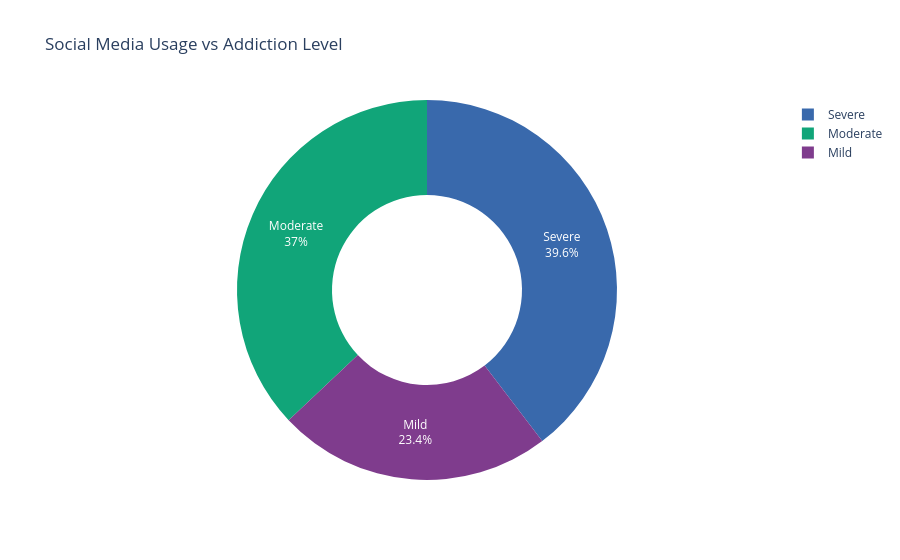

Notebook code cell kept with this figure:
### Code cell
#calcualtion and visuaisation of social media usage vs addiction level
social_media_analysis = (
    df.groupby("addiction_level")["social_media_hours"]
    .mean()
    .reset_index()
)
fig = px.pie(
    social_media_analysis,
    names="addiction_level",
    values="social_media_hours",
    title="Social Media Usage vs Addiction Level",
    hole=0.5,
    color="addiction_level",
    color_discrete_sequence=px.colors.qualitative.Bold
)

fig.update_traces(
    textinfo="percent+label",
    hovertemplate="<b>%{label}</b><br>Average Social Media Hours: %{value:.2f}<br>Percentage: %{percent}"
)

fig.show()

### Figure 1 — Plotly figure (JSON) as saved in the notebook; plotly's stock layout.template omitted (floating-point values rounded to 4 significant figures)
{"data": [{"customdata": [["Mild"], ["Moderate"], ["Severe"]], "domain": {"x": [0, 1], "y": [0, 1]}, "hole": 0.5, "hovertemplate": "<b>%{label}</b><br>Average Social Media Hours: %{value:.2f}<br>Percentage: %{percent}", "labels": ["Mild", "Moderate", "Severe"], "legendgroup": "", "marker": {"colors": ["rgb(127, 60, 141)", "rgb(17, 165, 121)", "rgb(57, 105, 172)"]}, "name": "", "showlegend": true, "textinfo": "percent+label", "type": "pie", "values": [2.258, 3.58, 3.832]}], "layout": {"legend": {"tracegroupgap": 0}, "piecolorway": ["rgb(127, 60, 141)", "rgb(17, 165, 121)", "rgb(57, 105, 172)", "rgb(242, 183, 1)", "rgb(231, 63, 116)", "rgb(128, 186, 90)", "rgb(230, 131, 16)", "rgb(0, 134, 149)", "rgb(207, 28, 144)", "rgb(249, 123, 114)", "rgb(165, 170, 153)"], "title": {"text": "Social Media Usage vs Addiction Level"}}}
